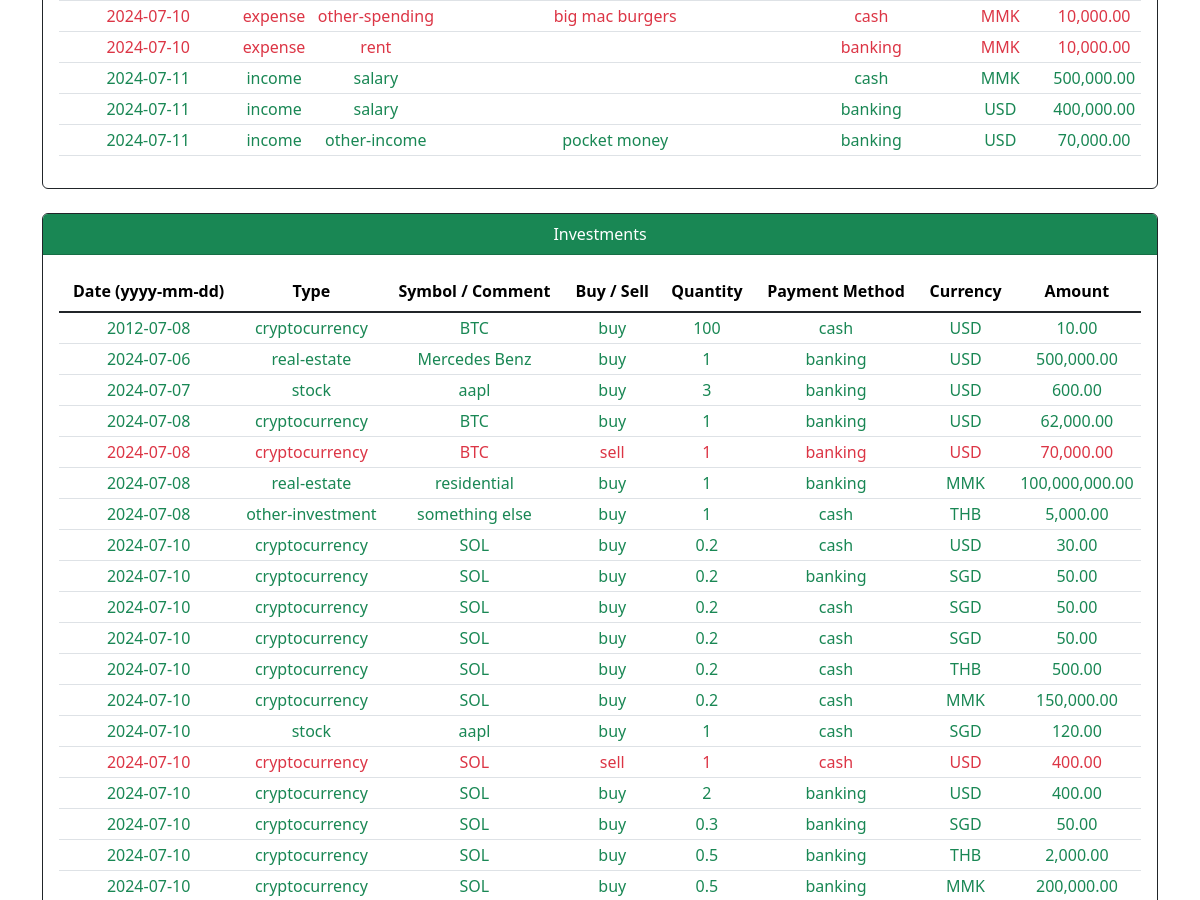
/history (signed in, middle part), run on an earlier commit of the app's database.
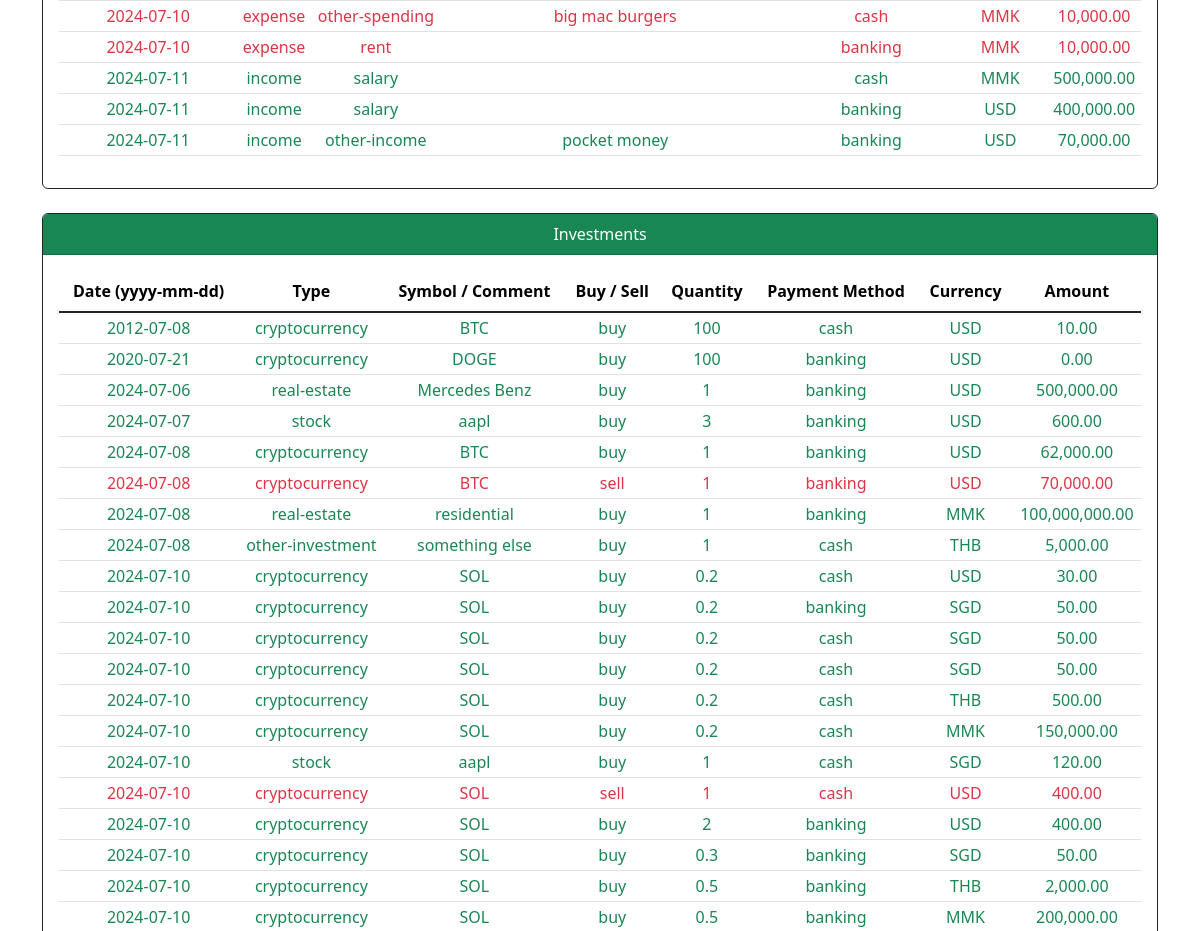
And on a later commit of the database.
### tables this page shows
CREATE TABLE transactions (
id INTEGER PRIMARY KEY AUTOINCREMENT NOT NULL,
payment_method TEXT NOT NULL,
currency TEXT NOT NULL,
amount NUMERIC NOT NULL,
amount_in_usd NUMERIC NOT NULL,
logged_date DATETIME DEFAULT CURRENT_TIMESTAMP,
transaction_date DATETIME NOT NULL
);

CREATE TABLE investment (
id INTEGER PRIMARY KEY AUTOINCREMENT NOT NULL,
user_id INTEGER NOT NULL,
transaction_id INTEGER NOT NULL,
investment_type TEXT NOT NULL,
investment_comment TEXT,
symbol_real_estate_type TEXT,
real_estate_comment TEXT,
buy_or_sell TEXT NOT NULL,
quantity NUMERIC NOT NULL,
FOREIGN KEY (user_id) REFERENCES users(id),
FOREIGN KEY (transaction_id) REFERENCES transactions(id)
);

### app.py (the view, shortened to what this page needs)
@app.route("/history", methods=["GET", "POST"])
@login_required
def history():
    user_id = session.get("user_id")
    income_spending_query = """
        SELECT
            transactions.transaction_date AS date,
            'income' AS type,
            income.income_type AS category,
            income.comment AS comment,
            transactions.payment_method AS payment_method,
            transactions.currency AS currency,
            transactions.amount AS amount
        FROM
            income JOIN transactions ON income.transaction_id = transactions.id
        {income_where_clause}
        UNION ALL
        SELECT
            transactions.transaction_date AS date,
            'expense' AS type,
            spending.spending_type AS category,
            spending.comment AS comment,
            transactions.payment_method AS payment_method,
            transactions.currency AS currency,
            transactions.amount AS amount
        FROM
            spending JOIN transactions ON spending.transaction_id = transactions.id
        {spending_where_clause}
        ORDER BY transactions.transaction_date
        """
    investment_query = """
        SELECT
            transactions.transaction_date AS date,
            investment.investment_type AS type,
        CASE
            WHEN investment.investment_type = 'other-investment' THEN investment.investment_comment
            WHEN investment.symbol_real_estate_type = 'otherRealEstate' THEN investment.real_estate_comment
            ELSE investment.symbol_real_estate_type
        END AS symbol_comment,
            investment.buy_or_sell AS buy_sell,
            investment.quantity,
            transactions.payment_method,
            transactions.currency,
            transactions.amount
        FROM
            investment JOIN transactions ON investment.transaction_id = transactions.id
        {investment_where_clause}
        ORDER BY transactions.transaction_date
        """
    debt_query = """
        SELECT
            transactions.transaction_date AS date,
        debt.debt_category AS category,
            debt.debtor_or_creditor,
            debt.interest_rate,
            transactions.payment_method,
            transactions.currency,
            transactions.amount
        FROM
            debt JOIN transactions ON debt.transaction_id = transactions.id
        {debt_where_clause}
        ORDER BY debt.debtor_or_creditor, transactions.transaction_date
        """
    income_where_clause = "WHERE income.user_id = ?"
    spending_where_clause = "WHERE spending.user_id = ?"
    investment_where_clause = "WHERE investment.user_id = ?"
    debt_where_clause = "WHERE debt.user_id = ?"
    if request.method == "GET":
        income_spending_query = income_spending_query.format(income_where_clause=income_where_clause, spending_where_clause=spending_where_clause)
        income_spending_rows = db.execute(
            income_spending_query, user_id, user_id
        )
        investment_query = investment_query.format(investment_where_clause=investment_where_clause)
        investment_rows = db.execute(
            investment_query, user_id
        )
        debt_query = debt_query.format(debt_where_clause=debt_where_clause)
        debt_rows = db.execute(
            debt_query, user_id
        )
        return render_template("history.html", income_spending_rows=income_spending_rows, investment_rows=investment_rows, \
            debt_rows=debt_rows, currency=currency)

### app.py (called while the page is built)
@app.after_request
def after_request(response):
    response.headers["Cache-Control"] = "no-cache, no-store, must-revalidate"
    response.headers["Expires"] = 0
    response.headers["Pragma"] = "no-cache"
    return response

### helpers.py (called while the page is built)
def login_required(f):
    @wraps(f)
    def decorated_function(*args, **kwargs):
        if session.get("user_id") is None:
            return redirect("/login")
        return f(*args, **kwargs)
    return decorated_function

def currency(value):
    return f"{value:,.2f}"

### templates/history.html (shortened to what this page needs)
{% extends "layout.html" %}
{% block main %}
<div class="card border-dark mb-4 col-md-12">
    <div class="card-body">
        <table class="table">
            <tbody class="table-group-divider">
                {% for row in income_spending_rows %}
                <tr class="
                    {% if row['type'] == 'income' %}
                        text-success
                    {% elif row['type'] == 'expense' %}
                        text-danger
                    {% endif %}">
                    <td scope="row">{{ row['date'] }}</td>
                    <td>{{ row['type'] }}</td>
                    <td>{{ row['category'] }}</td>
                    <td>{{ row['comment'] }}</td>
                    <td>{{ row['payment_method'] }}</td>
                    <td>{{ row['currency'] | upper }}</td>
                    <td>{{ row['amount'] | currency }}</td>
                </tr>
                {% endfor %}
            </tbody>
        </table>
    </div>
</div>
<div class="card border-dark mb-4 col-md-12">
    <div class="card-header text-bg-success">Investments</div>
    <div class="card-body">
        <table class="table">
            <thead>
                <tr class="fw-bold">
                <th scope="col">Date (yyyy-mm-dd)</th>
                <th scope="col">Type</th>
                <th scope="col">Symbol / Comment</th>
                <th scope="col">Buy / Sell</th>
                <th scope="col">Quantity</th>
                <th scope="col">Payment Method</th>
                <th scope="col">Currency</th>
                <th scope="col">Amount</th>
                </tr>
            </thead>
            <tbody class="table-group-divider">
                {% for row in investment_rows %}
                <tr class="
                {% if row['buy_sell'] == 'buy' %}
                    text-success
                {% elif row['buy_sell'] == 'sell' %}
                    text-danger
                {% endif %}">
                    <td scope="row">{{ row['date'] }}</td>
                    <td>{{ row['type'] }}</td>
                    <td>{{ row['symbol_comment'] }}</td>
                    <td>{{ row['buy_sell'] }}</td>
                    <td>{{ row['quantity'] }}</td>
                    <td>{{ row['payment_method'] }}</td>
                    <td>{{ row['currency'] | upper }}</td>
                    <td>{{ row['amount'] | currency }}</td>
                </tr>
                {% endfor %}
            </tbody>
        </table>
    </div>
</div>
{% endblock %}

### templates/layout.html (shortened to what this page needs)
<!DOCTYPE html>
<html lang="en">
    <head>
        <link href="https://cdn.jsdelivr.net/npm/bootstrap@5.3.3/dist/css/bootstrap.min.css" rel="stylesheet">
        <link href="/static/styles.css" rel="stylesheet">
    </head>
    <body>
        <main class="container py-5 text-center">
            {% block main %}{% endblock %}
        </main>
    </body>
</html>

What changed in the data, as far as the page shows it:
added investment: date "2020-07-21", type "cryptocurrency", symbol_comment "DOGE", buy_sell "buy", quantity "100", payment_method "banking", currency "USD", amount "0.00"
